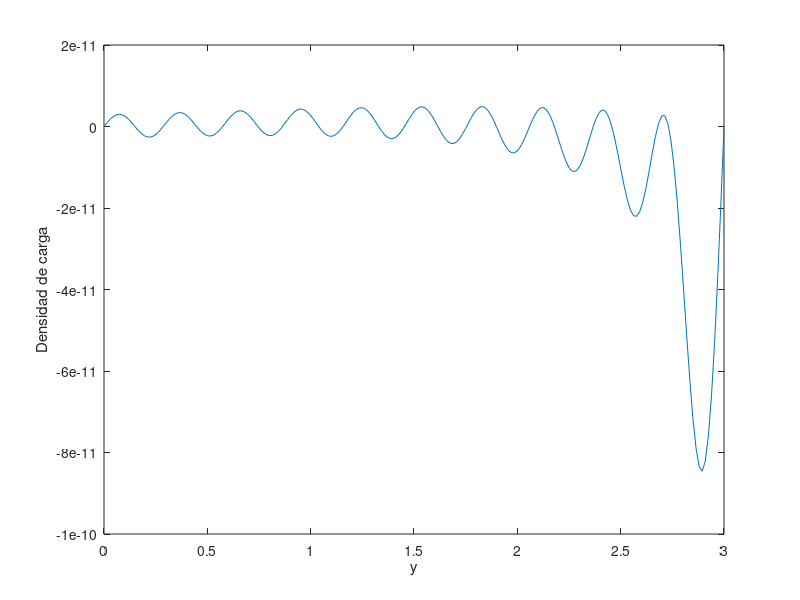

Write MATLAB code to recreate this figure.
a=2;
b=3;
i=20;

y=linspace(0,3,200);
e=8.85.*10.^(-12);
sigmatotal = 0;
for n = 1:i
  An = 1./(n.*pi.*sinh(n.*pi.*a./b)).*(cos(n.*pi).*((2.*b.^3)./(a.^3.*(n.*pi).^2)-atan(b./a)));
  sigma = -2.*pi.*e.*n./b.*An.*cosh(n.*pi.*a./b).*sin(n.*pi.*y./b);
  sigmatotal = sigma+sigmatotal;
endfor

title("Pared x=a")
plot(y,sigmatotal)
xlabel("y")
ylabel("Densidad de carga")
